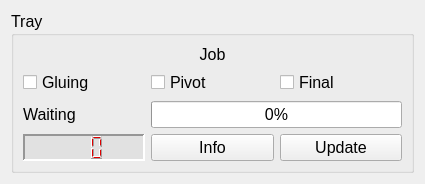
<?xml version="1.0" encoding="UTF-8"?>
<ui version="4.0">
 <class>Form</class>
 <widget class="QWidget" name="Form">
  <property name="geometry">
   <rect>
    <x>0</x>
    <y>0</y>
    <width>425</width>
    <height>173</height>
   </rect>
  </property>
  <property name="sizePolicy">
   <sizepolicy hsizetype="Preferred" vsizetype="Preferred">
    <horstretch>0</horstretch>
    <verstretch>0</verstretch>
   </sizepolicy>
  </property>
  <property name="font">
   <font>
    <pointsize>12</pointsize>
   </font>
  </property>
  <property name="windowTitle">
   <string>Form</string>
  </property>
  <property name="autoFillBackground">
   <bool>true</bool>
  </property>
  <layout class="QGridLayout" name="gridLayout_2">
   <item row="0" column="0">
    <widget class="QGroupBox" name="groupBox">
     <property name="sizePolicy">
      <sizepolicy hsizetype="Preferred" vsizetype="Preferred">
       <horstretch>0</horstretch>
       <verstretch>0</verstretch>
      </sizepolicy>
     </property>
     <property name="font">
      <font>
       <pointsize>12</pointsize>
      </font>
     </property>
     <property name="title">
      <string>Tray </string>
     </property>
     <layout class="QGridLayout" name="gridLayout_3">
      <item row="0" column="0">
       <layout class="QGridLayout" name="gridLayout">
        <item row="2" column="0">
         <widget class="QCheckBox" name="cb_gluing">
          <property name="font">
           <font>
            <pointsize>12</pointsize>
           </font>
          </property>
          <property name="text">
           <string>Gluing</string>
          </property>
          <property name="autoExclusive">
           <bool>true</bool>
          </property>
         </widget>
        </item>
        <item row="3" column="0">
         <widget class="QLabel" name="label">
          <property name="font">
           <font>
            <pointsize>12</pointsize>
           </font>
          </property>
          <property name="text">
           <string>Waiting</string>
          </property>
         </widget>
        </item>
        <item row="2" column="2">
         <widget class="QCheckBox" name="cb_final">
          <property name="font">
           <font>
            <pointsize>12</pointsize>
           </font>
          </property>
          <property name="text">
           <string>Final</string>
          </property>
          <property name="autoExclusive">
           <bool>true</bool>
          </property>
         </widget>
        </item>
        <item row="3" column="1" colspan="2">
         <widget class="QProgressBar" name="pb">
          <property name="font">
           <font>
            <pointsize>12</pointsize>
           </font>
          </property>
          <property name="value">
           <number>0</number>
          </property>
         </widget>
        </item>
        <item row="2" column="1">
         <widget class="QCheckBox" name="cb_pivot">
          <property name="font">
           <font>
            <pointsize>12</pointsize>
           </font>
          </property>
          <property name="text">
           <string>Pivot</string>
          </property>
          <property name="autoExclusive">
           <bool>true</bool>
          </property>
         </widget>
        </item>
        <item row="4" column="1">
         <widget class="QPushButton" name="pb_info">
          <property name="font">
           <font>
            <pointsize>12</pointsize>
           </font>
          </property>
          <property name="text">
           <string>Info</string>
          </property>
         </widget>
        </item>
        <item row="4" column="2">
         <widget class="QPushButton" name="pb_update">
          <property name="sizePolicy">
           <sizepolicy hsizetype="Minimum" vsizetype="Minimum">
            <horstretch>0</horstretch>
            <verstretch>0</verstretch>
           </sizepolicy>
          </property>
          <property name="font">
           <font>
            <pointsize>12</pointsize>
           </font>
          </property>
          <property name="text">
           <string>Update</string>
          </property>
         </widget>
        </item>
        <item row="4" column="0">
         <widget class="QLCDNumber" name="lcd">
          <property name="font">
           <font>
            <family>MS Shell Dlg 2</family>
            <pointsize>15</pointsize>
            <weight>50</weight>
            <italic>false</italic>
            <bold>false</bold>
           </font>
          </property>
          <property name="styleSheet">
           <string notr="true">QLCDNumber{
		color : rgb(223, 0, 0);
		background-color : rgb(225, 225, 225) ;
		font: 15pt &quot;MS Shell Dlg 2&quot;;
}</string>
          </property>
          <property name="frameShape">
           <enum>QFrame::Panel</enum>
          </property>
          <property name="frameShadow">
           <enum>QFrame::Sunken</enum>
          </property>
          <property name="lineWidth">
           <number>2</number>
          </property>
          <property name="numDigits">
           <number>3</number>
          </property>
          <property name="digitCount">
           <number>3</number>
          </property>
         </widget>
        </item>
        <item row="1" column="0" colspan="3">
         <widget class="QLabel" name="label_job">
          <property name="sizePolicy">
           <sizepolicy hsizetype="Minimum" vsizetype="Fixed">
            <horstretch>0</horstretch>
            <verstretch>0</verstretch>
           </sizepolicy>
          </property>
          <property name="text">
           <string>Job</string>
          </property>
          <property name="alignment">
           <set>Qt::AlignCenter</set>
          </property>
         </widget>
        </item>
       </layout>
      </item>
     </layout>
    </widget>
   </item>
  </layout>
 </widget>
 <tabstops>
  <tabstop>cb_gluing</tabstop>
  <tabstop>cb_pivot</tabstop>
  <tabstop>cb_final</tabstop>
  <tabstop>pb_info</tabstop>
  <tabstop>pb_update</tabstop>
 </tabstops>
 <resources/>
 <connections/>
</ui>
